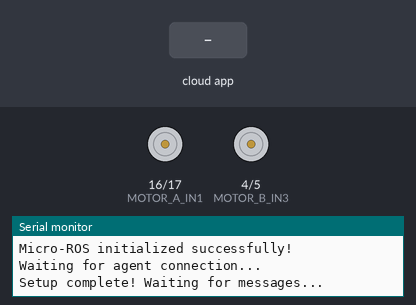
This sketch was run on a simulated ESP32. On the bench: motor-driver pin pairs drawn as motors (green arrow = first pin HIGH = forward, orange = second pin HIGH = backward, longer = more drive, scaled by the enable pin), the last lines printed to the serial monitor. Inputs (shaded band) come from the test bench. The ROS host is connected and sends only what is stated.

Above: at 3.2 s.
3.3 s: the phone or cloud app sets linear.x to -100
At 4.5 s:
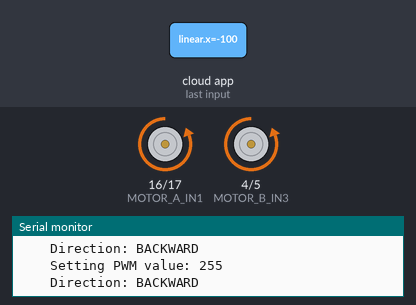
4.8 s: the phone or cloud app sets linear.x to 100
At 5.4 s:
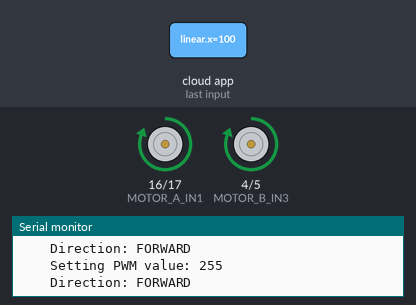
6.3 s: the phone or cloud app sets angular.z to -100
At 7.5 s:
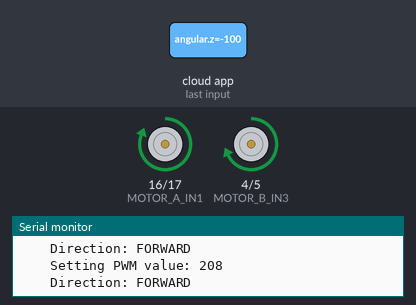
7.8 s: the phone or cloud app sets angular.z to 100
At 8.5 s:
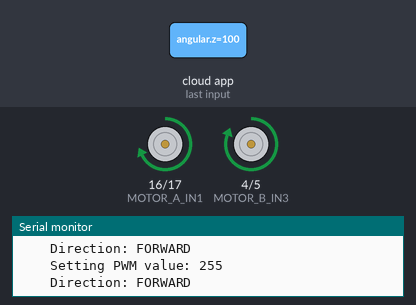
9.3 s: the phone or cloud app sets linear.x to 0
At 9.7 s:
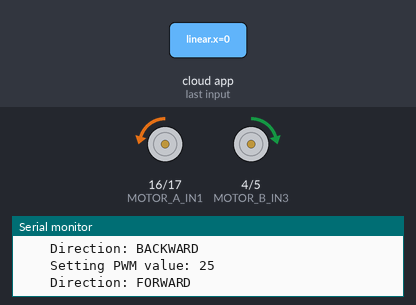
10.9 s: the phone or cloud app sets angular.z to -100
At 12.1 s:
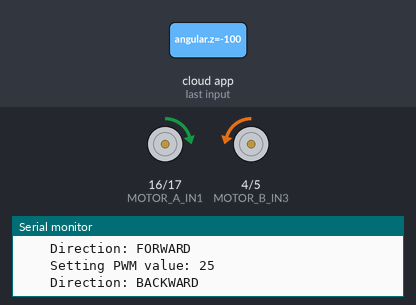
Timing chart, 0 to 13.4 s (numbered marks = the images above; inputs shaded):
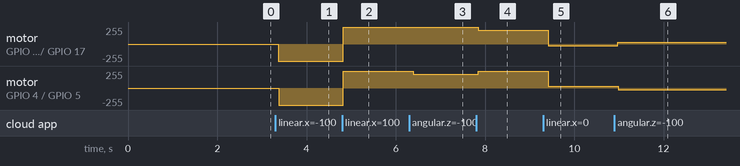

Measured:
- after the input at 3.3 s, motor on GPIO 16 (MOTOR_A_IN1) / GPIO 17 (MOTOR_A_IN2), motor on GPIO 4 (MOTOR_B_IN3) / GPIO 5 (MOTOR_B_IN4): stopped → backward 255/255 after 0.07 s
- after the input at 4.8 s, motor on GPIO 16 (MOTOR_A_IN1) / GPIO 17 (MOTOR_A_IN2), motor on GPIO 4 (MOTOR_B_IN3) / GPIO 5 (MOTOR_B_IN4): backward 255/255 → forward 255/255 at once
- after the input at 6.3 s, motor on GPIO 4 (MOTOR_B_IN3) / GPIO 5 (MOTOR_B_IN4): forward 255/255 → forward 207/255 after 0.09 s
- after the input at 7.8 s, motor on GPIO 16 (MOTOR_A_IN1) / GPIO 17 (MOTOR_A_IN2): forward 255/255 → forward 207/255 after 0.05 s; motor on GPIO 4 (MOTOR_B_IN3) / GPIO 5 (MOTOR_B_IN4): forward 207/255 → forward 255/255 after 0.05 s
- after the input at 9.3 s, motor on GPIO 16 (MOTOR_A_IN1) / GPIO 17 (MOTOR_A_IN2): forward 207/255 → backward 25/255 after 0.11 s; motor on GPIO 4 (MOTOR_B_IN3) / GPIO 5 (MOTOR_B_IN4): forward 255/255 → forward 25/255 after 0.12 s
- after the input at 10.9 s, motor on GPIO 16 (MOTOR_A_IN1) / GPIO 17 (MOTOR_A_IN2): backward 25/255 → forward 25/255 after 0.08 s; motor on GPIO 4 (MOTOR_B_IN3) / GPIO 5 (MOTOR_B_IN4): forward 25/255 → backward 25/255 after 0.08 s

The sketch:

bot_microros_serial.ino
```cpp
#include <micro_ros_arduino.h>
#include <stdio.h>
#include <rcl/rcl.h>
#include <rcl/error_handling.h>
#include <rclc/rclc.h>
#include <rclc/executor.h>
#include <geometry_msgs/msg/twist.h>

// L298N Motor Driver Pins (6-pin configuration)
// Motor A (Left Motors)
#define MOTOR_A_IN1 16  // IN1 - Left motor direction control
#define MOTOR_A_IN2 17  // IN2 - Left motor direction control
#define MOTOR_A_ENA 23  // ENA - Left motor speed (PWM)

// Motor B (Right Motors)
#define MOTOR_B_IN3 4   // IN3 - Right motor direction control
#define MOTOR_B_IN4 5   // IN4 - Right motor direction control
#define MOTOR_B_ENB 22  // ENB - Right motor speed (PWM)

// PWM Configuration
#define PWM_FREQUENCY 1000
#define PWM_RESOLUTION 8
#define PWM_CHANNEL_A 0
#define PWM_CHANNEL_B 1

// Micro-ROS variables
rcl_subscription_t subscription;
geometry_msgs__msg__Twist msg;
rclc_executor_t executor;
rclc_support_t support;
rcl_allocator_t allocator;
rcl_node_t node;

// Error handling macro
#define RCCHECK(fn) { rcl_ret_t temp_rc = fn; if((temp_rc != RCL_RET_OK)){error_loop();}}
#define RCSOFTCHECK(fn) { rcl_ret_t temp_rc = fn; if((temp_rc != RCL_RET_OK)){}}

// Function prototypes
void setup_micro_ros();
void subscription_callback(const void * msgin);
void control_motors(float linear_x, float angular_z);
void set_motor_speed(int motor_pin_in1, int motor_pin_in2, int motor_pwm_pin, int pwm_channel, float speed);
void error_loop();

void setup() {
  Serial.begin(115200);
  delay(2000);

  Serial.println("\n\n=== ESP32 Micro-ROS Motor Controller (Serial USB) ===");
  Serial.println("Initializing...");

  // Setup PWM for motor control
  ledcSetup(PWM_CHANNEL_A, PWM_FREQUENCY, PWM_RESOLUTION);
  ledcSetup(PWM_CHANNEL_B, PWM_FREQUENCY, PWM_RESOLUTION);
  ledcAttachPin(MOTOR_A_ENA, PWM_CHANNEL_A);
  ledcAttachPin(MOTOR_B_ENB, PWM_CHANNEL_B);

  // Setup motor control pins
  pinMode(MOTOR_A_IN1, OUTPUT);
  pinMode(MOTOR_A_IN2, OUTPUT);
  pinMode(MOTOR_B_IN3, OUTPUT);
  pinMode(MOTOR_B_IN4, OUTPUT);

  // Stop motors initially
  digitalWrite(MOTOR_A_IN1, LOW);
  digitalWrite(MOTOR_A_IN2, LOW);
  digitalWrite(MOTOR_B_IN3, LOW);
  digitalWrite(MOTOR_B_IN4, LOW);
  ledcWrite(PWM_CHANNEL_A, 0);
  ledcWrite(PWM_CHANNEL_B, 0);

  Serial.println("Motor pins configured.");

  // Setup Micro-ROS with Serial USB
  setup_micro_ros();

  Serial.println("Setup complete! Waiting for messages...");
}

void loop() {
  delay(100);
  rclc_executor_spin_some(&executor, RCL_MS_TO_NS(100));
}

void setup_micro_ros() {
  Serial.println("Setting up Micro-ROS...");

  // Set up Serial transport
  set_microros_transports();

  allocator = rcl_get_default_allocator();

  // Create support object
  RCCHECK(rclc_support_init(&support, 0, NULL, &allocator));
  Serial.println("  - Support initialized");

  // Create node
  RCCHECK(rclc_node_init_default(&node, "esp32_motor_controller", "", &support));
  Serial.println("  - Node created");

  // Create subscription
  RCCHECK(rclc_subscription_init_default(
    &subscription,
    &node,
    ROSIDL_GET_MSG_TYPE_SUPPORT(geometry_msgs, msg, Twist),
    "/wheel_controller/cmd_vel_unstamped"));
  Serial.println("  - Subscription to /wheel_controller/cmd_vel_unstamped created");

  // Create executor
  RCCHECK(rclc_executor_init(&executor, &support.context, 1, &allocator));
  RCCHECK(rclc_executor_add_subscription(&executor, &subscription, &msg, &subscription_callback, ON_NEW_DATA));
  Serial.println("  - Executor initialized");

  Serial.println("Micro-ROS initialized successfully!");
  Serial.println("Waiting for agent connection...");
}

void subscription_callback(const void * msgin) {
  const geometry_msgs__msg__Twist * msg = (const geometry_msgs__msg__Twist *)msgin;

  float linear_x = msg->linear.x;
  float angular_z = msg->angular.z;

  Serial.println("================================================");
  Serial.println("MESSAGE RECEIVED FROM ROS!");
  Serial.print("  Linear X:  ");
  Serial.println(linear_x);
  Serial.print("  Angular Z: ");
  Serial.println(angular_z);
  Serial.println("================================================");

  control_motors(linear_x, angular_z);
}

void control_motors(float linear_x, float angular_z) {
  // Convert Twist message to motor speeds
  // linear_x: forward/backward motion
  // angular_z: rotation

  // Simple differential drive kinematics
  float wheel_separation = 0.2;  // Adjust based on your robot's wheel separation (meters)
  float max_speed = 1.0;         // Maximum linear speed (m/s)

  float left_speed = linear_x - (angular_z * wheel_separation / 2.0);
  float right_speed = linear_x + (angular_z * wheel_separation / 2.0);

  // Normalize speeds to [-1, 1] range
  float speed_factor = max(abs(left_speed), abs(right_speed)) / max_speed;
  if (speed_factor > 1.0) {
    left_speed /= speed_factor;
    right_speed /= speed_factor;
  }

  Serial.print("  Calculated Left Speed:  ");
  Serial.println(left_speed);
  Serial.print("  Calculated Right Speed: ");
  Serial.println(right_speed);

  // Set motor speeds
  set_motor_speed(MOTOR_A_IN1, MOTOR_A_IN2, MOTOR_A_ENA, PWM_CHANNEL_A, left_speed);
  set_motor_speed(MOTOR_B_IN3, MOTOR_B_IN4, MOTOR_B_ENB, PWM_CHANNEL_B, right_speed);
}

void set_motor_speed(int motor_pin_in1, int motor_pin_in2, int motor_pwm_pin, int pwm_channel, float speed) {
  // speed: -1.0 (full reverse) to 1.0 (full forward)

  int pwm_value = (int)(abs(speed) * 255);

  Serial.print("    Setting PWM value: ");
  Serial.println(pwm_value);

  if (speed > 0) {
    // Forward
    digitalWrite(motor_pin_in1, HIGH);
    digitalWrite(motor_pin_in2, LOW);
    Serial.println("    Direction: FORWARD");
  } else if (speed < 0) {
    // Backward
    digitalWrite(motor_pin_in1, LOW);
    digitalWrite(motor_pin_in2, HIGH);
    Serial.println("    Direction: BACKWARD");
  } else {
    // Stop
    digitalWrite(motor_pin_in1, LOW);
    digitalWrite(motor_pin_in2, LOW);
    Serial.println("    Direction: STOP");
  }

  ledcWrite(pwm_channel, pwm_value);
}

void error_loop() {
  Serial.println("\n\n!!! ERROR !!!");
  Serial.println("Restarting in 5 seconds...");
  delay(5000);
  ESP.restart();
}
```
